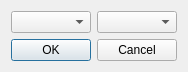
<?xml version="1.0" encoding="UTF-8"?>
<ui version="4.0">
 <class>MoveDialog</class>
 <widget class="QDialog" name="MoveDialog">
  <property name="geometry">
   <rect>
    <x>0</x>
    <y>0</y>
    <width>169</width>
    <height>59</height>
   </rect>
  </property>
  <property name="contextMenuPolicy">
   <enum>Qt::NoContextMenu</enum>
  </property>
  <property name="windowTitle">
   <string>Куда?</string>
  </property>
  <property name="sizeGripEnabled">
   <bool>false</bool>
  </property>
  <property name="modal">
   <bool>true</bool>
  </property>
  <layout class="QGridLayout" name="gridLayout">
   <item row="0" column="0">
    <widget class="QComboBox" name="cbYear"/>
   </item>
   <item row="0" column="1">
    <widget class="QComboBox" name="cbLetter"/>
   </item>
   <item row="1" column="0" colspan="2">
    <widget class="QDialogButtonBox" name="buttonBox">
     <property name="orientation">
      <enum>Qt::Horizontal</enum>
     </property>
     <property name="standardButtons">
      <set>QDialogButtonBox::Cancel|QDialogButtonBox::Ok</set>
     </property>
    </widget>
   </item>
  </layout>
 </widget>
 <resources/>
 <connections>
  <connection>
   <sender>buttonBox</sender>
   <signal>accepted()</signal>
   <receiver>MoveDialog</receiver>
   <slot>accept()</slot>
   <hints>
    <hint type="sourcelabel">
     <x>248</x>
     <y>254</y>
    </hint>
    <hint type="destinationlabel">
     <x>157</x>
     <y>274</y>
    </hint>
   </hints>
  </connection>
  <connection>
   <sender>buttonBox</sender>
   <signal>rejected()</signal>
   <receiver>MoveDialog</receiver>
   <slot>reject()</slot>
   <hints>
    <hint type="sourcelabel">
     <x>316</x>
     <y>260</y>
    </hint>
    <hint type="destinationlabel">
     <x>286</x>
     <y>274</y>
    </hint>
   </hints>
  </connection>
 </connections>
</ui>
